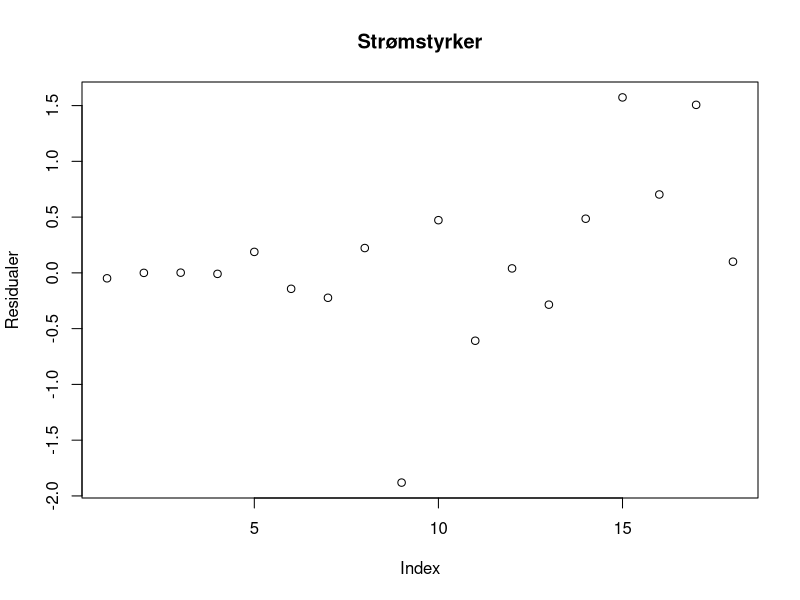
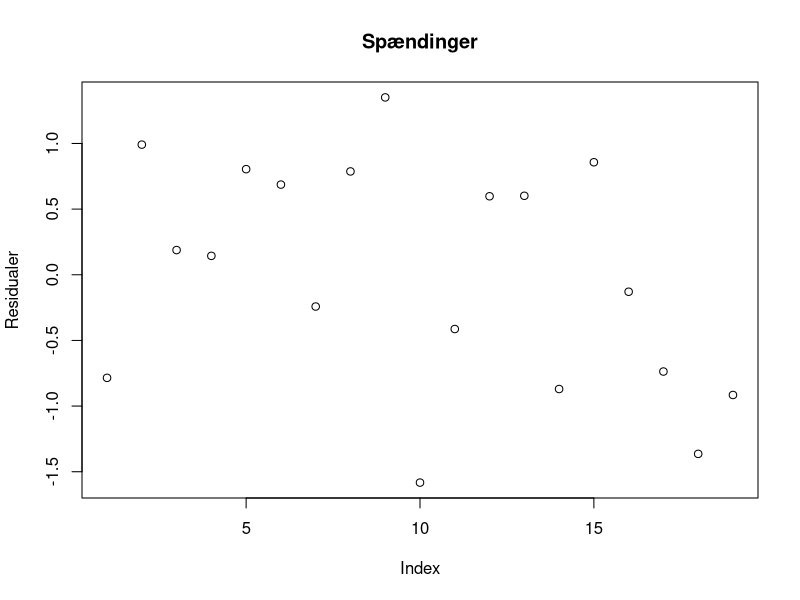
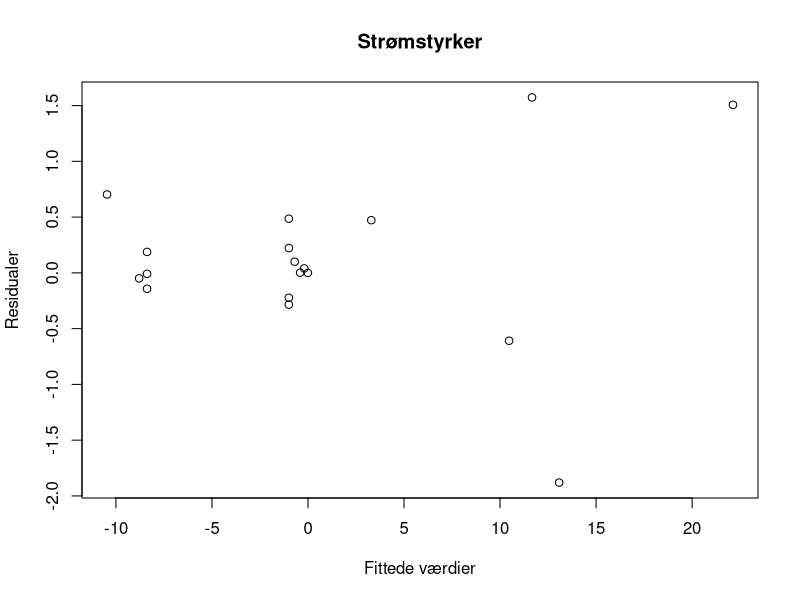
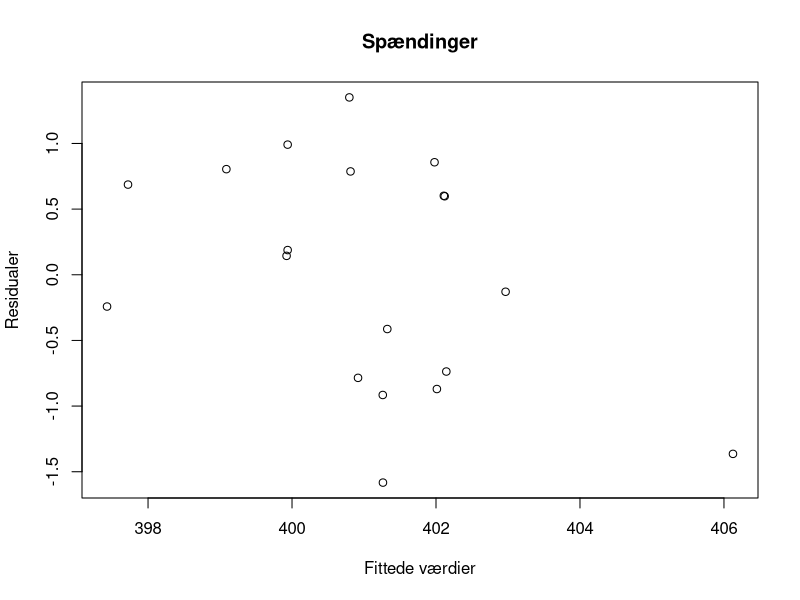

Reproduce these figures in R, in order.
## ---- chunk 1
knitr::opts_chunk$set(echo = TRUE)
## ---- chunk 2

## ---- chunk 3
library("pracma")
R=read.table("Cny.txt")
R=as.matrix(R)
X=read.table("D.txt")
X=as.matrix(X)
effekt=read.table("effekt.txt")
effekt=as.matrix(effekt)
y=c(effekt/400,400)
Sigma=diag((y*0.01)^2)
invsqrtSigma=solve(sqrt(Sigma))
ytilde=invsqrtSigma%*%y
Xtilde=invsqrtSigma%*%X
XTX=t(Xtilde)%*%Xtilde
Nulm=matrix(rep(0,676),26,26)
A=matrix(c(rbind(XTX,R),rbind(t(R),Nulm)),63,63)
Ainv=solve(A)
Beta=Ainv%*%c(t(Xtilde)%*%ytilde,rep(0,26))
Beta[1:37]
## ---- chunk 4
for(i in 1:500)
{
  y=c(effekt/c(Beta[21:22],Beta[25],Beta[27],Beta[29],Beta[31],Beta[33],Beta[35:37]),400)
  Sigma=diag((y*0.01)^2)
  invsqrtSigma=solve(sqrt(Sigma))
  ytilde=invsqrtSigma%*%y
  Xtilde=invsqrtSigma%*%X
  XTX=t(Xtilde)%*%Xtilde
  A=matrix(c(rbind(XTX,R),rbind(t(R),Nulm)),63,63)
  Ainv=solve(A)
  Beta=Ainv%*%c(t(Xtilde)%*%ytilde,rep(0,26))
}
Beta[1:37]
## ---- chunk 5
konf=matrix(rep(0,74),37,2)
for(i in 1:37)
{
  konf[i,1]=Beta[i]-1.959963984540*sqrt(Ainv[i,i])
  konf[i,2]=Beta[i]+1.959963984540*sqrt(Ainv[i,i])
}
konf
## ---- chunk 6
z=c()
T=360
for(i in 19:37)
{
  z=c(z,(Beta[i]-T)/sqrt(Ainv[i,i])) #Wald's test
}
z
pnorm(z)
## ---- chunk 7
simdata=rnorm(37,mean=Beta[1:37],sd=abs(Beta[1:37])*0.01)
Sigma=diag((Beta[1:37]*0.01)^2)#diag(37)
X=diag(rep(1,37))
invsqrtSigma=solve(sqrt(Sigma))
ytilde=invsqrtSigma%*%simdata
Xtilde=invsqrtSigma%*%X
XTX=t(Xtilde)%*%Xtilde
Nulm=matrix(rep(0,676),26,26)
A=matrix(c(rbind(XTX,R),rbind(t(R),Nulm)),63,63)
Ainv=solve(A)
Beta=Ainv%*%c(t(Xtilde)%*%ytilde,rep(0,26))
P=Xtilde%*%Ainv[1:37,1:37]%*%t(Xtilde)
plot((ytilde-P%*%ytilde)[1:18], main= "Strømstyrker",ylab = "Residualer")
plot((ytilde-P%*%ytilde)[19:37], main= "Spændinger",ylab = "Residualer")
plot((sqrt(Sigma)%*%(P%*%ytilde))[1:18],(ytilde-P%*%ytilde)[1:18], main= "Strømstyrker",ylab = "Residualer", xlab = "Fittede værdier")
plot((sqrt(Sigma)%*%(P%*%ytilde))[19:37],(ytilde-P%*%ytilde)[19:37],main= "Spændinger",ylab = "Residualer", xlab = "Fittede værdier")
## ---- chunk 8
lev=c()
for(i in 1:37)
{
  lev=c(lev,P[i,i])
}
y=simdata
for(i in 1:37)
{
  if(min(lev)<0.9999999999)
  {
    remove=match(min(lev),lev)
    Sigma=Sigma[-remove,-remove]
    X=X[-remove,]
    y=y[-remove]
    invsqrtSigma=solve(sqrt(Sigma))
    Xtilde=invsqrtSigma%*%X
    XTX=t(Xtilde)%*%Xtilde
    A=matrix(c(rbind(XTX,R),rbind(t(R),Nulm)),63,63)
    Ainv=solve(A)
    P=Xtilde%*%Ainv[1:37,1:37]%*%t(Xtilde)
    lev=c()
    for(j in 1:length(y))
    {
      lev=c(lev,P[j,j])
    }
  }
}
X
